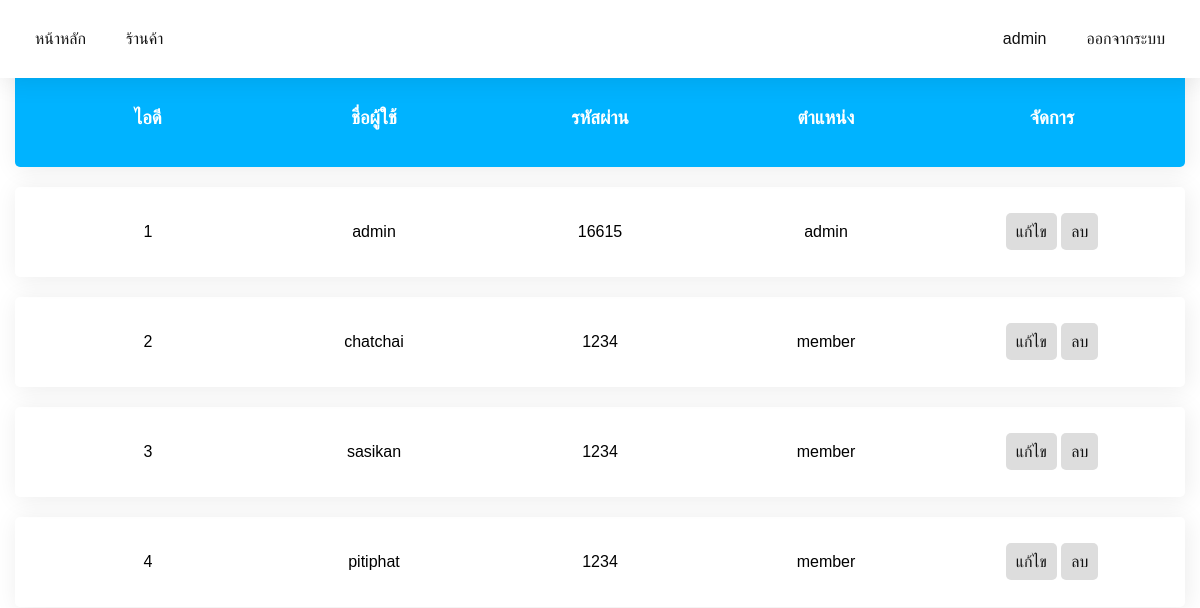
Page /manage_user.php (signed in) on the committed database.
### tables this page shows
CREATE TABLE `user` (
  `id` int(11) NOT NULL,
  `username` text NOT NULL,
  `password` text NOT NULL,
  `role` text NOT NULL
);

### manage_user.php (the view, shortened to what this page needs)
<?php
    include('db/server.php');
    if (isset($_SESSION['username'])) {
        $username = $_SESSION['username'];
        $check_user = "SELECT * FROM user WHERE username = '$username'";
        $check_user_query = mysqli_query($conn, $check_user);
        $check_user_result = mysqli_fetch_assoc($check_user_query);
    }
    $show_user = "SELECT * FROM user";
    $show_user_query = mysqli_query($conn, $show_user);
    $show_user_result = mysqli_fetch_all($show_user_query, MYSQLI_ASSOC);
?>
<!DOCTYPE html>
<html lang="en">
    <head>
        <link rel="stylesheet" href="profile-style.css">
        <link rel="stylesheet" href="nav.css">
    </head>
    <body>
        <nav>
            <div class="nav-content nav-left">
                <a href="index.php" class="nav-link">หน้าหลัก</a>
                <a href="market.php" class="nav-link">ร้านค้า</a>
            </div>
            <div class="nav-content nav-right">
                <?php if (isset($_SESSION['username'])) : ?>
                    <a href="profile.php" class="nav-link"><?php echo $_SESSION['username'] ?></a>
                    <a href="?logout='1'" class="nav-link">ออกจากระบบ</a>
                <?php else : ?>
                    <a href="" class="nav-link">เข้าสู่ระบบ</a>
                    <a href="" class="nav-link">สมัครสมาชิก</a>
                <?php endif ?>
            </div>
        </nav>
        <section>
            <?php if (isset($check_user_result)) : ?>
                <?php if ($check_user_result['role'] === "admin") : ?>
                    <div class="container">
                        <h2 style="text-align: center;">จัดการรายชื่อ</h2>
                        <div class="box-container-user-list">
                            <div class="box user-table-list" style="background-color: #00b3ff; color: #fff;">
                                <div class="user-info">
                                    <h3>ไอดี</h3>
                                </div>
                                <div class="user-info">
                                    <h3>ชื่อผู้ใช้</h3>
                                </div>
                                <div class="user-info">
                                    <h3>รหัสผ่าน</h3>
                                </div>
                                <div class="user-info">
                                    <h3>ตำแหน่ง</h3>
                                </div>
                                <div class="user-manage">
                                    <h3>จัดการ</h3>
                                </div>
                            </div>
                            <?php foreach ($show_user_result as $user) : ?>
                                <?php if (isset($_GET['edit_user_id'] )) : ?>
                                    <?php if ($_GET['edit_user_id'] == $user['id']) : ?>
                                        <form action="" method="get">
                                            <div class="box user-list">
                                                <div class="user-info">
                                                    <input name="user_id" type="text" value="<?php echo $user['id'] ?>" readonly>
                                                </div>
                                                <div class="user-info">
                                                    <input name="username" type="text" value="<?php echo $user['username'] ?>">
                                                </div>
                                                <div class="user-info">
                                                    <input name="password" type="text" value="<?php echo $user['password'] ?>">
                                                </div>
                                                <div class="user-info">
                                                    <select name="role">
                                                        <?php if ($user['role'] == 'admin') : ?>
                                                            <option value="admin" selected>admin</option>
                                                            <option value="member">member</option>
                                                        <?php else : ?>
                                                            <option value="admin">admin</option>
                                                            <option value="member" selected>member</option>
                                                        <?php endif ?>
                                                    </select>
                                                </div>
                                                <div class="user-manage">
                                                    <p>
                                                        <button name="save-user" class="btn create-data">บันทึก</button>
                                                        <a href="manage_user.php" class="btn delete-market">ยกเลิก</a>
                                                    </p>
                                                </div>
                                            </div>
                                        </form>
                                    <?php endif ?>
                                <?php else : ?>
                                    <div class="box user-list">
                                        <div class="user-info">
                                            <p><?php echo $user['id'] ?></p>
                                        </div>
                                        <div class="user-info">
                                            <p><?php echo $user['username'] ?></p>
                                        </div>
                                        <div class="user-info">
                                            <p><?php echo $user['password'] ?></p>
                                        </div>
                                        <div class="user-info">
                                            <p><?php echo $user['role'] ?></p>
                                        </div>
                                        <div class="user-manage">
                                            <p>
                                                <a href="?edit_user_id=<?php echo $user['id'] ?>" class="btn edit-market">แก้ไข</a>
                                                <a href="?delete_user_id=<?php echo $user['id'] ?>" class="btn delete-market">ลบ</a>
                                            </p>
                                        </div>
                                    </div>
                                <?php endif ?>
                            <?php endforeach ?>
                        </div>
                    </div>
                <?php endif ?>
            <?php endif ?>
        </section>
    </body>
</html>

### profile-style.css (style rules this page uses)
section { text-align: center; }
.container { max-width: 1200px; padding: 0 15px; margin: auto; }
.box { padding: 20px; box-shadow: 2px 2px 25px rgba(0,0,0,0.10); border-radius: 5px; }
.admin-box .btn, .btn { font-size: 16px; padding: 10px; border-radius: 5px; outline: none; border: none; background-color: #ddd; color: #121212; transition: ease .2s; margin: 5px 0; text-decoration: none; }
.user-table-list { text-align: center; display: grid; grid-template-columns: repeat(5, 1fr); border-radius: 5px; margin: 20px 0; box-shadow: 2px 2px 25px rgba(0,0,0,0.08); }
.user-list { text-align: center; display: grid; grid-template-columns: repeat(5, 1fr); border-radius: 5px; margin: 20px 0; box-shadow: 2px 2px 25px rgba(0,0,0,0.08); }

### nav.css (style rules this page uses)
* { font-family: 'Noto Sans Thai Looped', sans-serif; }
html, body { margin: 0; }
nav { display: flex; position: fixed; top: 0; left: 0; width: 100%; padding: 15px; box-shadow: 2px 2px 25px rgba(0,0,0,.10); box-sizing: border-box; background-color: #fff; }
.nav-content { display: flex; width: 100%; }
.nav-left { justify-content: left; }
.nav-right { justify-content: right; }
.nav-link { text-decoration: none; padding: 15px; margin: 0 5px; text-align: center; color: #121212; transition: ease .2s; border-radius: 5px; }

### rows in the picture
user: id "1", username "admin", password "16615", role "admin"
user: id "2", username "chatchai", password "1234", role "member"
user: id "3", username "sasikan", password "1234", role "member"
user: id "4", username "pitiphat", password "1234", role "member"

### other values in the picture
$_SESSION['username'] "admin"
